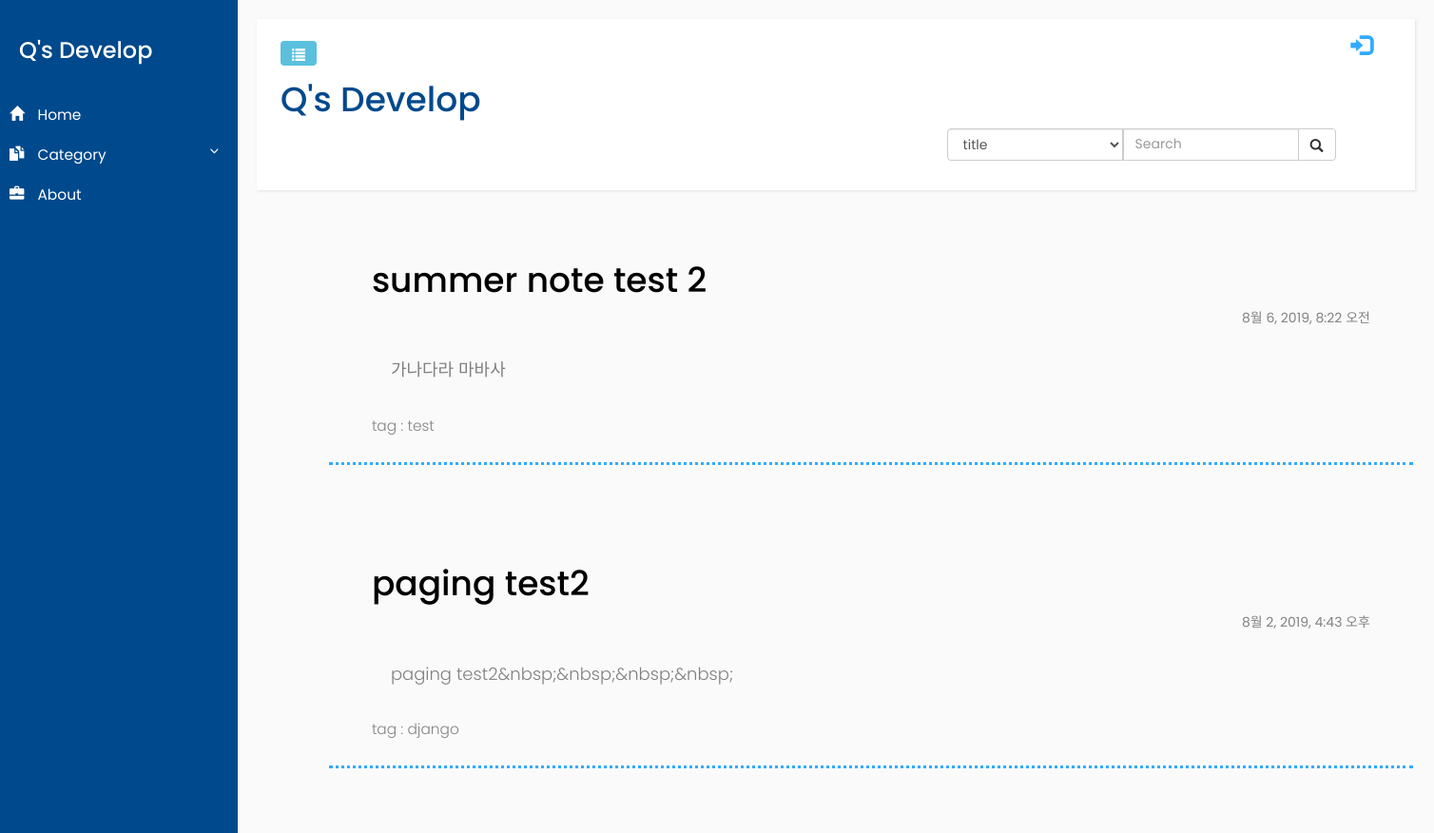
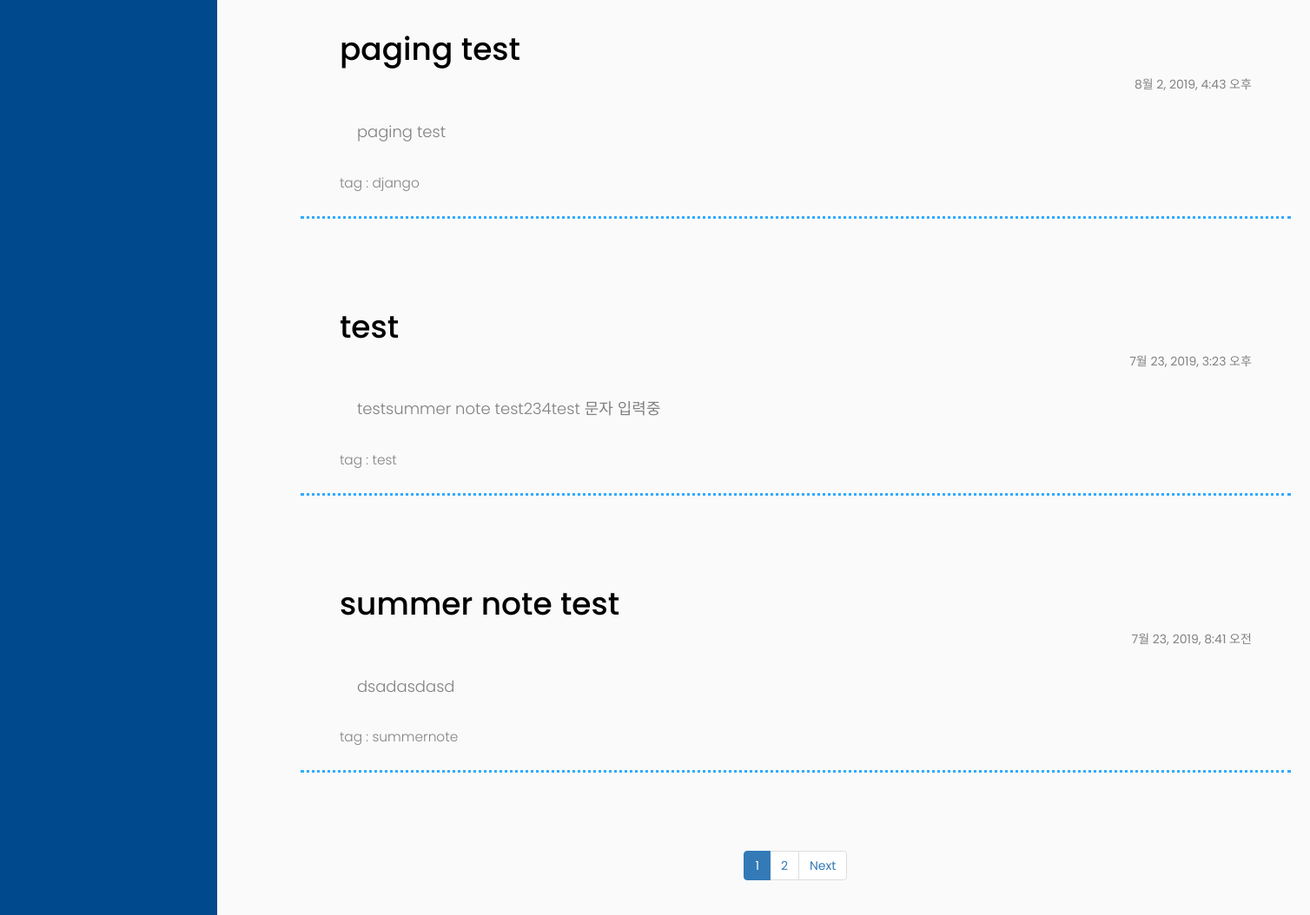
The page / on the database its author committed (2 pictures, top to bottom).
### blog/models.py (models this page shows, shortened)
class Post(models.Model):
    author = models.ForeignKey('auth.User',on_delete=models.CASCADE,)
    title = models.CharField(max_length=200)
    text = models.TextField()
    category = models.CharField(max_length=200)
    created_date = models.DateTimeField(default = timezone.now)
    published_date = models.DateTimeField(blank = True, null=True)

### blog/views.py (the view, shortened to what this page needs)
# urls.py: path('', views.post_list, name='post_list'),
def post_list(request):
    posts_for_category = Post.objects.values('category').order_by('-published_date')
    posts = Post.objects.filter(published_date__lte = timezone.now()).order_by('-published_date')
    tmp_posts_for_category = posts_for_category.values('category')
    category_lst = pd.unique(pd.DataFrame.from_records(tmp_posts_for_category)['category'])
    paginator = Paginator(posts,5)
    page = request.GET.get('page')
    posts = paginator.get_page(page)
    return render(request, 'blog/post_list.html',{
            'posts':posts,
            'posts_for_category':category_lst
        })

### blog/templates/blog/post_list.html (shortened to what this page needs)
{% extends "blog/base.html" %}
{% load static %}
{% load comm_ui %}
{% block content%}
<link rel="stylesheet" href="{% static 'blog/css/blog_list.css'%}">
    {% for post in posts %}
        <div class ="post card-body px-lg-5 pt-0">
            <a class="post_link" href="{% url 'blog:post_detail' pk=post.pk %}">
                <div><h1>{{ post.title }}</h1> <span id='date'>{{post.published_date}}</span></div>
                <p id='contents'>{{post.text|striptags}}</p>
                <p id='category' >tag : {{post.category}}</p>
            </a>
        </div>
    {% endfor%}
    <div class="lst_paging">
        <nav>
            <ul class="pagination">
                {% for i in posts.paginator.page_range %}
                    {% if posts.number ==  i %}
                        <li class="page-item active">
                            <a class="page-link" href="?page={{i}}">{{i}}</a>
                        </li>
                    {% else %}
                        <li class="page-item">
                            <a class="page-link" href="?page={{i}}">{{i}}</a>
                        </li>
                    {% endif %}
                {% endfor %}
                {% if posts.has_next %}
                <li class="page-item">
                    <a class="page-link" href="?page={{posts.next_page_number}}">Next</a>
                </li>
                {% endif %}
            </ul>
        </nav>
    </div>
{% endblock %}

### blog/static/blog/css/blog_frame.css (style rules this page uses)
body { font-family: 'Poppins', sans-serif; background: #fafafa; }
p { font-family: 'Poppins', sans-serif; font-size: 1.1em; font-weight: 300; line-height: 1.7em; color: #999; }
a, a:hover, a:focus { color: inherit; text-decoration: none; transition: all 0.3s; }
i, span { display: inline-block; }

### blog/static/blog/css/blog_list.css (style rules this page uses)
.post { position: relative; margin-bottom: 70px; padding:15px; border-color: #32AAFF; border-bottom-style: dotted; }
.post a div { display: inline-block; width: 100%; padding-bottom: 30px; }
.post #date { color: #828282; float: right; padding-right: 30px; }
.post h1 { color: #000000; padding-left: 30px; }
.post #contents { text-align: left; padding-bottom: 20px; padding-left: 50px; color: #808080; font-size: large; }
.post #category { color: #838383; padding-left: 30px; }
.lst_paging { text-align: center; }

### rows shown on the page
Post: title "summer note test 2", published_date "8월 6, 2019, 8:22 오전", text "가나다라 마바사", category "test"
Post: title "paging test2", published_date "8월 2, 2019, 4:43 오후", text "paging test2&nbsp;&nbsp;&nbsp;&nbsp;", category "django"
Post: title "paging test", published_date "8월 2, 2019, 4:43 오후", text "paging test", category "django"
Post: title "test", published_date "7월 23, 2019, 3:23 오후", text "testsummer note test234test 문자 입력중", category "test"
Post: title "summer note test", published_date "7월 23, 2019, 8:41 오전", text "dsadasdasd", category "summernote"

### other values the page prints
{{ i }} "1"
{{ i }} "2"
